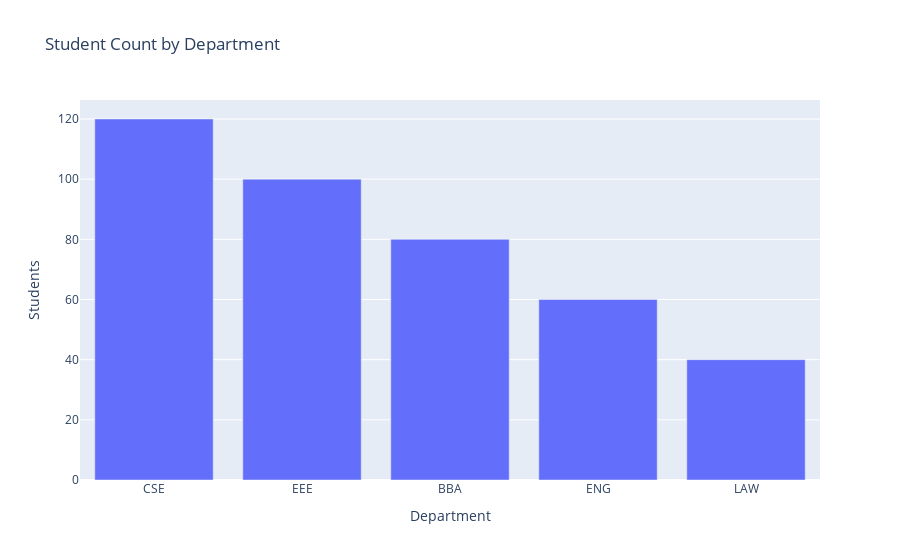

Notebook cell for this chart:
### Code cell
# Sample Data
data = {
    'Department': ['CSE', 'EEE', 'BBA', 'ENG', 'LAW'],
    'Students': [120, 100, 80, 60, 40]
}

fig = px.bar(data, x='Department', y='Students', title='Student Count by Department')
fig.show()

### Figure 1 — Plotly figure (JSON) as saved in the notebook; plotly's stock layout.template omitted (floating-point values rounded to 4 significant figures)
{"data": [{"alignmentgroup": "True", "hovertemplate": "Department=%{x}<br>Students=%{y}<extra></extra>", "legendgroup": "", "marker": {"color": "#636efa", "pattern": {"shape": ""}}, "name": "", "offsetgroup": "", "orientation": "v", "showlegend": false, "textposition": "auto", "type": "bar", "x": ["CSE", "EEE", "BBA", "ENG", "LAW"], "xaxis": "x", "y": [120, 100, 80, 60, 40], "yaxis": "y"}], "layout": {"barmode": "relative", "legend": {"tracegroupgap": 0}, "title": {"text": "Student Count by Department"}, "xaxis": {"anchor": "y", "domain": [0, 1], "title": {"text": "Department"}}, "yaxis": {"anchor": "x", "domain": [0, 1], "title": {"text": "Students"}}}}
